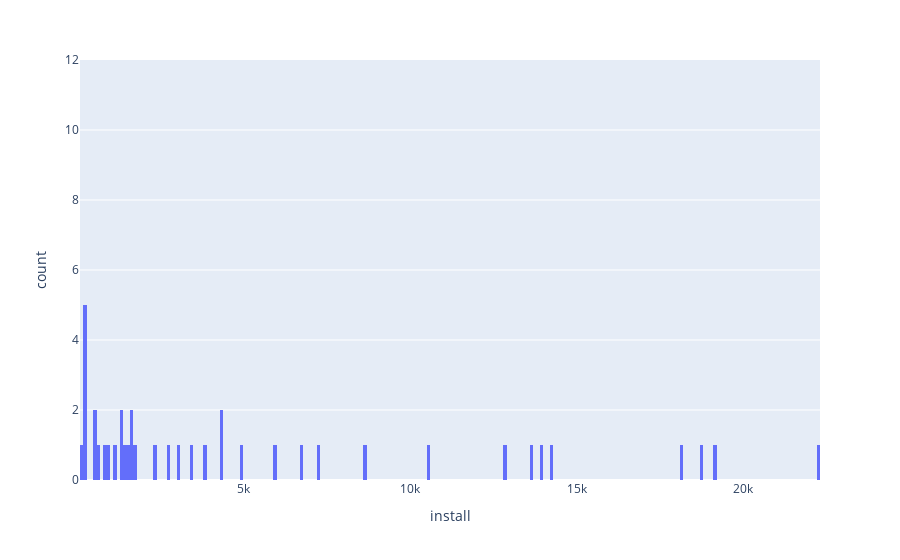

Notebook code for this chart:
### Code cell
fig_df = grouped_df.groupby(['campaign'], as_index=False)['install'].sum()

fig = px.histogram(fig_df, x="install", range_y=[0, 12])
fig.update_traces(xbins=dict( # bins used for histogram
        start=0.0,
        end=64000.0,
        size=100
    ))
fig.show()

### Figure 1 — Plotly figure (JSON) as saved in the notebook; plotly's stock layout.template omitted (floating-point values rounded to 4 significant figures)
{"data": [{"alignmentgroup": "True", "bingroup": "x", "hovertemplate": "install=%{x}<br>count=%{y}<extra></extra>", "legendgroup": "", "marker": {"color": "#636efa", "pattern": {"shape": ""}}, "name": "", "offsetgroup": "", "orientation": "v", "showlegend": false, "type": "histogram", "x": [22224, 2765, 4983, 1166, 4372, 7216, 263, 1744, 5969, 823, 224, 683, 8620, 10544, 13671, 14273, 19115, 222, 13906, 93159, 18108, 505, 225, 2366, 18758, 12814, 172, 1523, 3036, 1444, 1398, 1357, 291, 3802, 1688, 906, 1647, 3402, 4372, 72608, 6781, 585], "xaxis": "x", "xbins": {"end": 64000, "size": 100, "start": 0}, "yaxis": "y"}], "layout": {"barmode": "relative", "legend": {"tracegroupgap": 0}, "margin": {"t": 60}, "xaxis": {"anchor": "y", "domain": [0, 1], "title": {"text": "install"}}, "yaxis": {"anchor": "x", "domain": [0, 1], "range": [0, 12], "title": {"text": "count"}}}}
